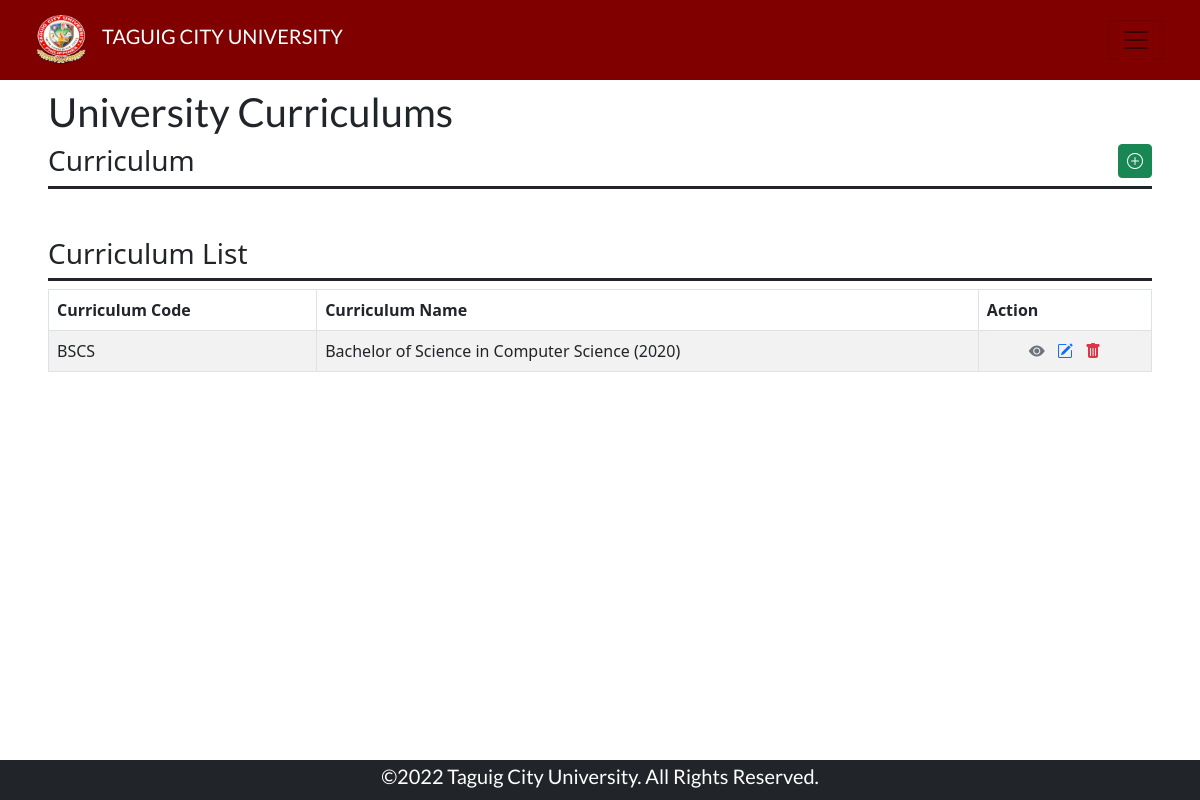
Page /adminCurriculum.php (signed in) on the committed database.
### tables this page shows
CREATE TABLE `curriculums` (
  `id` int(11) NOT NULL,
  `idCurr` varchar(10) NOT NULL,
  `idCourse` varchar(10) NOT NULL,
  `nameCurr` text NOT NULL
);

### adminCurriculum.php (the view, shortened to what this page needs)
<!doctype html>
<html>
    <head>
        <link rel="stylesheet" href="assets/css/style.css">
        <link rel="stylesheet" href="lib/css/bootstrap.min.css">
        <link rel="stylesheet" href="lib/css/bootstrap-icons-1.9.1/bootstrap-icons.css">
    </head>
    <body>
        <nav class="navbar navbar-expand-lg navbar-light bg-maroon sticky-top px-4">
            <div class="container-fluid">
                <div class="d-flex flex-row align-items-center">
                    <a class="navbar-brand" href="adminDash.php"><img class="logo" src="assets/img/school-logo.png" alt=""></a>
                    <h1 class="fs-5 text-uppercase">Taguig City University</h1>
                </div>
                <button class="navbar-toggler d-inline" type="button" data-bs-toggle="offcanvas" data-bs-target="#offcanvasNavbar" aria-controls="offcanvasNavbar">
                    <span class="navbar-toggler-icon text-white"></span>
                </button>
            </div>
        </nav>
            <div class="d-flex flex-column overflow-scroll py-2 px-5 gap" style="height: 85vh;">
                <div class="d-flex flex-column justify-content-center align-items-start">
                    <h1 class="fs-1 text-dark"> University Curriculums </h1>
                </div>
                <div class="d-flex flex-column justify-content-between
                            align-items-start gap-2">
                    <div class="w-100 d-flex flex-row justify-content-start align-items-start pb-0 border-bottom border-3 border-dark">
                        <h2 class="fs-3 text-dark"> Curriculum </h2>
                        <a class="btn btn-success py-1 px-2 ms-auto" data-bs-toggle="collapse" href="#collapseExample" role="button" aria-expanded="false" aria-controls="collapseExample">
                            <i class="bi bi-plus-circle"></i>
                        </a>
                    </div>
                </div>
                <div class="d-flex flex-column justify-content-between
                            align-items-start gap-2 mt-5">
                    <div class="w-100 d-flex flex-row justify-content-start align-items-start pb-0 border-bottom border-3 border-dark">
                        <h2 class="fs-3 text-dark"> Curriculum List </h2>
                    </div>
                    <?php
                        include('functions/php/config.php');
                        $query = "SELECT * FROM curriculums";
                        $result = $con->query($query);
                        if(mysqli_num_rows($result) > 0): ?>
                            <table id="" class="table table-striped table-bordered">
                                        <thead>
                                            <tr>
                                                <th>Curriculum Code</th>
                                                <th>Curriculum Name</th>
                                                <th>Action</th>
                                            </tr>
                                        </thead>
                                        <tbody>
                    <?php while ($row = $result -> fetch_assoc()): ?>
                        <tr>
                            <td class=""><?php echo $row['idCurr']; ?></td>
                            <td class=""><?php echo $row['nameCurr']; ?></td>
                            <td class="mx-auto text-center">
                                <a href="#" class="mx-1 clear text-muted view" data-id="<?php echo $row['id']; ?>"
                                    data-bs-toggle="modal" data-bs-target="#view-curr" id="<?php echo $row['id']; ?>">
                                    <i class="bi bi-eye-fill"></i>
                                </a>
                                <a href="#" class="mx-1 clear text-primary edit" data-id="<?php echo $row['id']; ?>"
                                    data-bs-toggle="modal" data-bs-target="#edit-curr" id="<?php echo $row['id']; ?>">
                                    <i class="bi bi-pencil-square"></i>
                                </a>
                                <a href="#" class="mx-1 clear text-danger delete" data-id="<?php echo $row['id']; ?>"
                                    data-bs-toggle="modal" data-bs-target="#del-curr" id="<?php echo $row['id']; ?>">
                                    <i class="bi bi-trash-fill"></i>
                                </a>
                            </td>
                        </tr>
                    <?php endwhile ?>
                                        </tbody>
                        </table>
                    <?php else:?>
                        <div class="w-100 card card-body d-flex flex-column border border-dark bg-danger">
                            <h2 class="fs-3 text-white text-center"> No curriculums yet </h2>
                        </div>
                    <?php endif ?>
                </div>
            </div>
            <div class="footer d-flex justify-content-center align-items-center sticky-bottom bg-dark">
                <h1 class="text-white fs-5"> ©2022 Taguig City University. All Rights Reserved.</h1>
            </div>
    </body>
</html>

### assets/css/style.css (style rules this page uses)
body { overflow: auto; scrollbar-width: none; }
.logo { height: 50px; width: 50px; }
.footer { height: 5vh; width: 100vw; }
.bg-maroon { background-color: #800000; }
.navbar { min-height: 10vh; max-height: auto; width: 100vw; }
h1 { font-family:'Lato', sans-serif; color: white; user-select: none; }
.clear { text-decoration: none; }

### rows in the picture
curriculums: idCurr "BSCS", nameCurr "Bachelor of Science in Computer Science (2020)"
